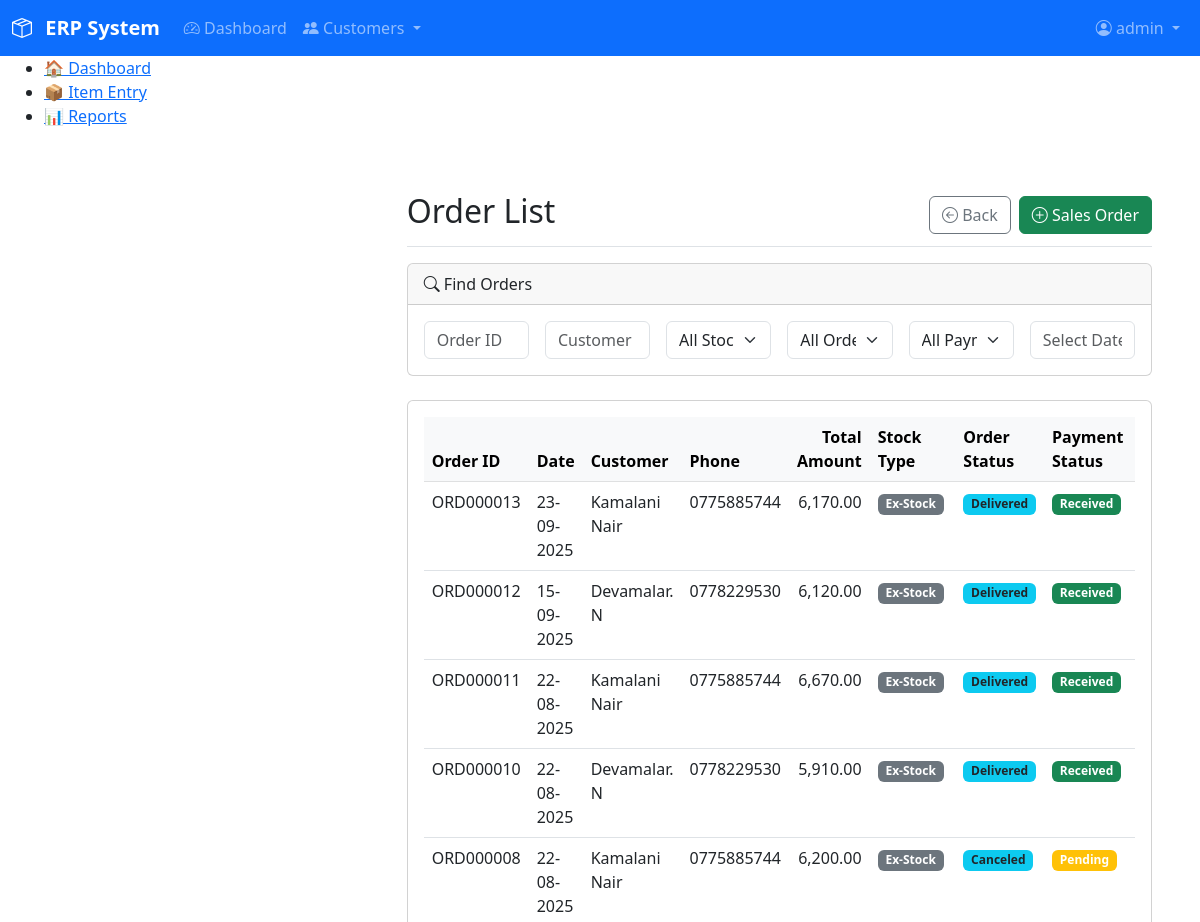
Before: /modules/sales/list_orders.php (signed in, upper part) with the older database file.
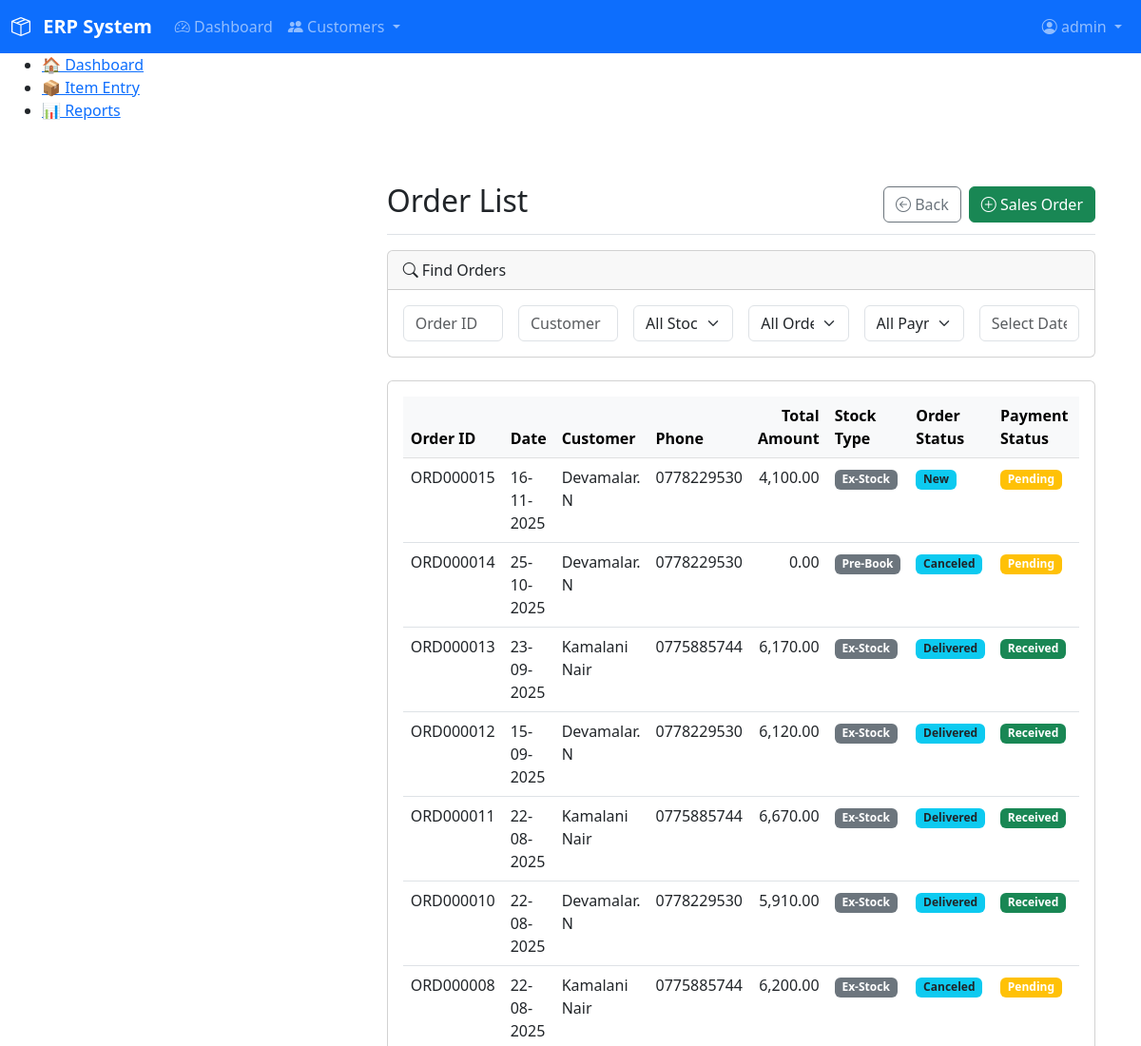
After: the same page with the newer database file.
### tables this page shows
CREATE TABLE `orders` (
  `order_id` varchar(10) NOT NULL,
  `customer_id` varchar(10) NOT NULL,
  `order_date` date NOT NULL,
  `status` enum('New','Processing','Awaiting Stock','With Courier','Delivered','Canceled') NOT NULL DEFAULT 'New',
  `stock_type` enum('Ex-Stock','Pre-Book') NOT NULL DEFAULT 'Ex-Stock',
  `total_amount` decimal(10,2) NOT NULL DEFAULT 0.00,
  `other_expenses` decimal(10,2) NOT NULL DEFAULT 0.00,
  `payment_method` enum('BT','COD') NOT NULL DEFAULT 'COD',
  `payment_status` enum('Pending','Received') NOT NULL DEFAULT 'Pending',
  `remarks` text DEFAULT NULL,
  `created_at` timestamp NOT NULL DEFAULT current_timestamp(),
  `created_by` int(11) DEFAULT NULL,
  `created_by_name` varchar(50) DEFAULT NULL,
  PRIMARY KEY (`order_id`),
  KEY `customer_id` (`customer_id`),
  CONSTRAINT `fk_order_customer` FOREIGN KEY (`customer_id`) REFERENCES `customers` (`customer_id`) ON UPDATE CASCADE
);

CREATE TABLE `customers` (
  `customer_id` varchar(10) NOT NULL,
  `phone` varchar(15) NOT NULL,
  `name` varchar(100) NOT NULL,
  `address` text DEFAULT NULL,
  `city` varchar(50) DEFAULT NULL,
  `district` varchar(50) DEFAULT NULL,
  `postal_code` varchar(20) DEFAULT NULL,
  `known_by` varchar(50) DEFAULT NULL,
  `email` varchar(100) DEFAULT NULL,
  `first_order_date` date DEFAULT NULL,
  `description` text DEFAULT NULL,
  `profile` text DEFAULT NULL,
  `created_at` datetime NOT NULL,
  `created_by` int(11) NOT NULL,
  `created_by_name` varchar(100) NOT NULL,
  `updated_at` timestamp NULL DEFAULT NULL,
  `updated_by` int(11) DEFAULT NULL,
  `updated_by_name` varchar(255) DEFAULT NULL,
  PRIMARY KEY (`customer_id`),
  UNIQUE KEY `phone` (`phone`),
  KEY `created_by` (`created_by`),
  KEY `updated_by` (`updated_by`),
  CONSTRAINT `customers_ibfk_1` FOREIGN KEY (`created_by`) REFERENCES `users` (`id`),
  CONSTRAINT `customers_ibfk_2` FOREIGN KEY (`updated_by`) REFERENCES `users` (`id`)
);

### includes/functions.php (called while the page is built, shortened)
<?php
function search_orders($filters = [])
{
    $db = db();
    $sql = "
        SELECT
            o.order_id,
            o.order_date,
            o.total_amount,
            o.status,
            o.payment_status,
            o.stock_type, -- Added stock_type to the SELECT statement
            c.name AS customer_name,
            c.phone AS customer_phone
        FROM orders o
        JOIN customers c ON o.customer_id = c.customer_id
        WHERE 1=1
    ";
    $params = [];
    $sql .= " ORDER BY o.order_date DESC, o.order_id DESC";
    $stmt = $db->prepare($sql);
    $stmt->execute();
    $result = $stmt->get_result();
    return $result ? $result->fetch_all(MYSQLI_ASSOC) : [];
}

### modules/sales/list_orders.php (the view, shortened to what the changed rows need)
<?php
require_once __DIR__ . '/../../includes/functions.php';
$initial_orders = search_orders();
require_once __DIR__ . '/../../includes/header.php';
?>
<div class="container-fluid">
    <div class="row">
        <main class="col-md-9 ms-sm-auto col-lg-10 px-md-4">
            <div class="d-flex justify-content-between flex-wrap flex-md-nowrap align-items-center pt-3 pb-2 mb-3 border-bottom">
                <h1 class="h2">Order List</h1>
            </div>
            <div class="card">
                <div class="card-body">
                    <div class="table-responsive">
                        <table class="table table-hover">
                            <thead class="table-light">
                                <tr>
                                    <th>Order ID</th>
                                    <th>Date</th>
                                    <th>Customer</th>
                                    <th>Phone</th>
                                    <th class="text-end">Total Amount</th>
                                    <th>Stock Type</th>
                                    <th>Order Status</th>
                                    <th>Payment Status</th>
                                    <th>Actions</th>
                                </tr>
                            </thead>
                            <tbody id="orderListTableBody">
                                <?php if (empty($initial_orders)): ?>
                                    <tr><td colspan="9" class="text-center text-muted">No orders found.</td></tr>
                                <?php else: ?>
                                    <?php foreach ($initial_orders as $order): ?>
                                        <tr>
                                            <td><?= htmlspecialchars($order['order_id']) ?></td>
                                            <td><?= htmlspecialchars(date("d-m-Y", strtotime($order['order_date']))) ?></td>
                                            <td><?= htmlspecialchars($order['customer_name']) ?></td>
                                            <td><?= htmlspecialchars($order['customer_phone']) ?></td>
                                            <td class="text-end"><?= htmlspecialchars(number_format($order['total_amount'], 2)) ?></td>
                                            <td><span class="badge bg-secondary"><?= htmlspecialchars($order['stock_type']) ?></span></td>
                                            <td><span class="badge bg-info text-dark"><?= htmlspecialchars($order['status']) ?></span></td>
                                            <td><span class="badge bg-<?= $order['payment_status'] == 'Received' ? 'success' : 'warning' ?>"><?= htmlspecialchars($order['payment_status']) ?></span></td>
                                            <td><a href="/modules/sales/entry_order.php?order_id=<?= htmlspecialchars($order['order_id']) ?>" class="btn btn-sm btn-outline-primary"><i class="bi bi-pencil"></i> View</a></td>
                                        </tr>
                                    <?php endforeach; ?>
                                <?php endif; ?>
                            </tbody>
                        </table>
                    </div>
                </div>
            </div>
        </main>
    </div>
</div>
<?php require_once __DIR__ . '/../../includes/footer.php'; ?>

Changed rows visible on the page:
added orders: order_id "ORD000015", order_date "16-11-2025", customer.name "Devamalar. N", customer.phone "0778229530", total_amount "4,100.00", stock_type "Ex-Stock", status "New", payment_status "Pending"
added orders: order_id "ORD000014", order_date "25-10-2025", customer.name "Devamalar. N", customer.phone "0778229530", total_amount "0.00", stock_type "Pre-Book", status "Canceled", payment_status "Pending"
